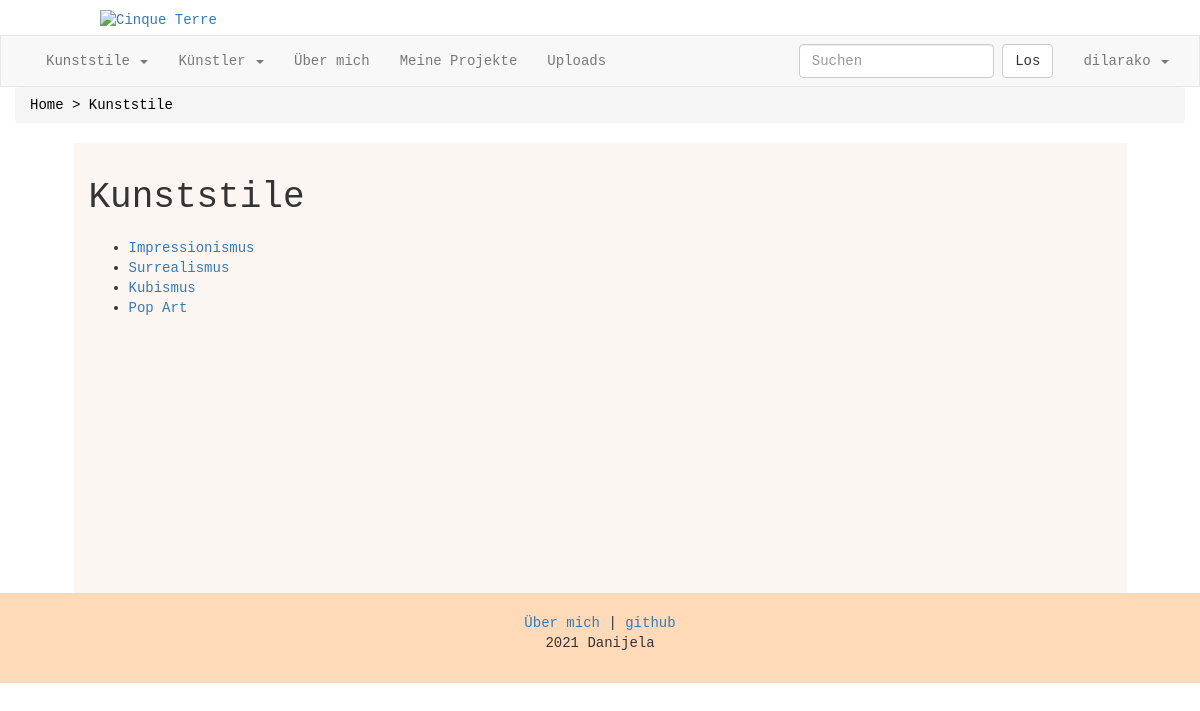
/stile.php (signed in), run on the app's committed database.
### tables this page shows
CREATE TABLE `stilrichtung` (
  `ID` int(11) NOT NULL,
  `Stilrichtung` varchar(50) NOT NULL
);

### stile.php (the view, shortened to what this page needs)
<?php require_once "header.php" ?>
<?php
mysqli_data_seek($reskunst,0);
?>
<!DOCTYPE html>
<html lang="de">
  <head>
    <link rel=stylesheet href="style.css">
    </head>
<body>
<div class="container-fluid">
<nav aria-label="breadcrumb">
  <ol class="breadcrumb">
      <li class="breadcrumb-item active" aria-current="page"><a href="index.php"> Home > </a> <a href="stile.php"> Kunststile</a></li>
  </ol>
</nav>
</div>
<div class="container-fluid">
<div class="content">
<h1>Kunststile</h1>
<ul>
   <?php  while ($row = $reskunst -> fetch_assoc()) { ?>
               <li><a href="kunststil.php?id=<?php echo $row['ID'];?>"><?php echo $row["Stilrichtung"]; ?></a></li>
         <?php }  ?>
         </ul>
</div>
</div>
<?php require_once "footer.php" ?>
  </body>
</html>

### style.css (style rules this page uses)
h1 { margin-bottom: 20px; }
.breadcrumb a { color: black; }
.content { background-color: rgba(250,240,233,0.6); padding:15px; min-height: 450px; width: 90%; margin: auto; }
* { font-family: 'Courier'; }
body { height: 100%; margin: 0; background-image: url("htdocs/white_wall.png"); }

### data on the page
stilrichtung: Stilrichtung "Impressionismus"
stilrichtung: Stilrichtung "Surrealismus"
stilrichtung: Stilrichtung "Kubismus"
stilrichtung: Stilrichtung "Pop Art"

### other printed values
$_SESSION["id"] "dilarako"
